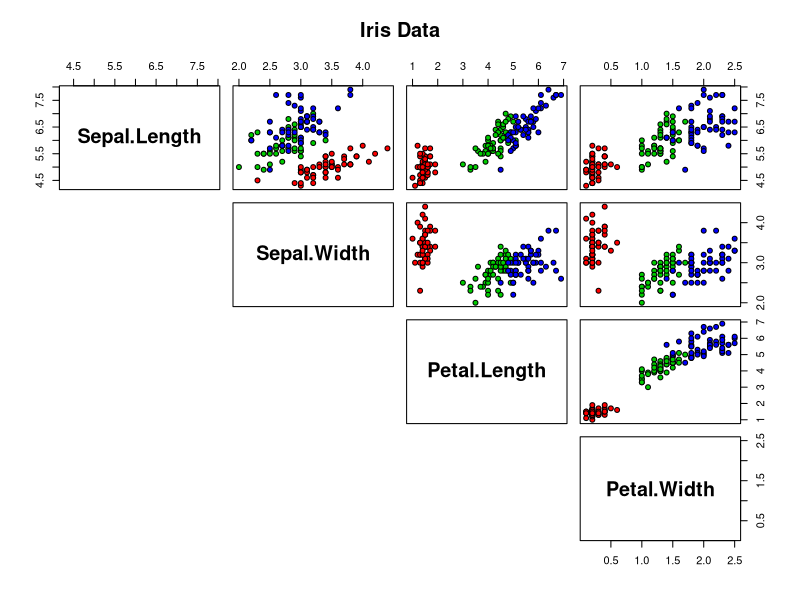
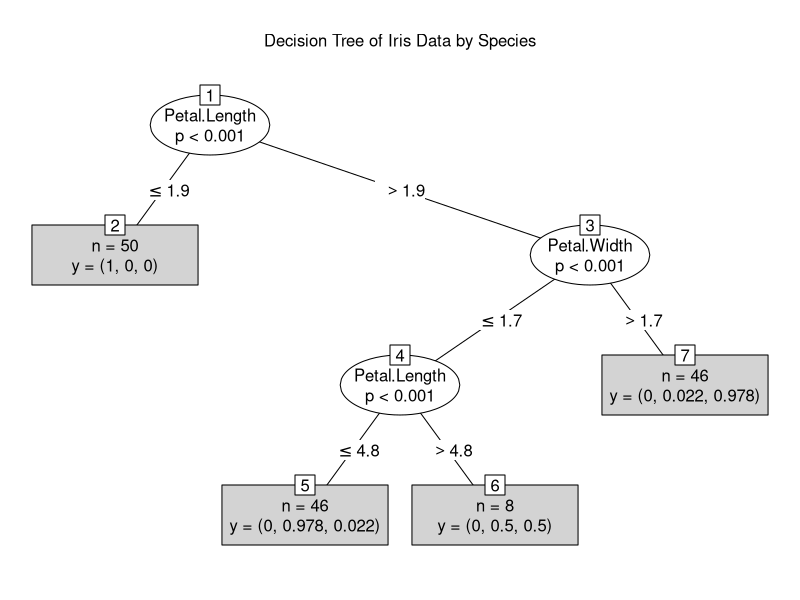

Reproduce these figures in R, in order.
# File description -------------------------------------------------------------
# Simple example of a decision tree

# Setup ------------------------------------------------------------------------
rm(list=ls()) # Delete all variables
graphics.off() # Close all open plots
cat("\014")   # Clear console
require("party") # Get decision tree package

# Visualize the data -----------------------------------------------------------
pairs(iris[1:4], 
      main = "Iris Data", 
      pch = 21, 
      bg = c("red", "green3", "blue")[unclass(iris$Species)],
      lower.panel=NULL, 
      labels=c("Sepal.Length","Sepal.Width","Petal.Length","Petal.Width"), 
      font.labels=2,
      cex.labels=1.8) 

# Inspect the data
print(head(iris))
print(unique(iris$Species))

# Fit a decision tree ------------------------------------------------------------
iris_ctree <- ctree(Species ~ Sepal.Length + Sepal.Width + Petal.Length + Petal.Width, 
                    data=iris)

# Visualize decision tree
plot(iris_ctree,
     type="simple",
     main="Decision Tree of Iris Data by Species")
